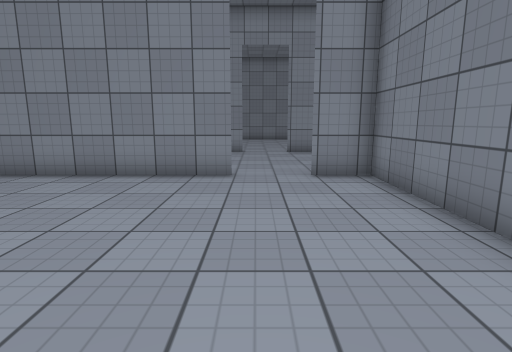
[1] (above)

22 first-person views from a walk through a Unity game level. The camera is 1.3 m above the floor, tilts 10° down and sees 80° across. The floor is counted in squares, 1 m on a side. Each view is taken from the middle of a square. On the plan, view 1 faces up. The plan holds only what a view shows up to about 14 squares ahead; the rest is blank. The place goes on beyond the plan. Surface patterns are stand-ins for the level's own textures.

[2]
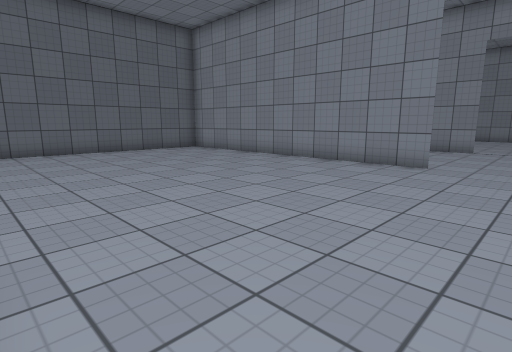

[3]
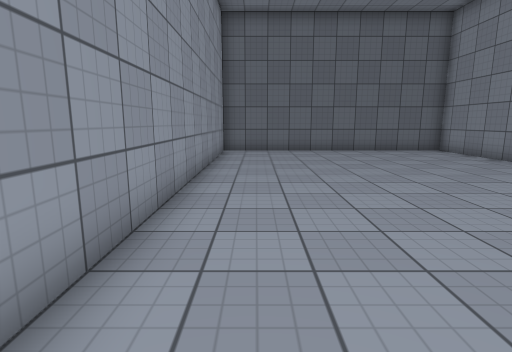

[4]
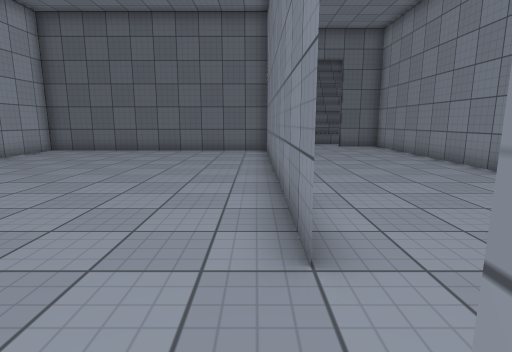

[5]
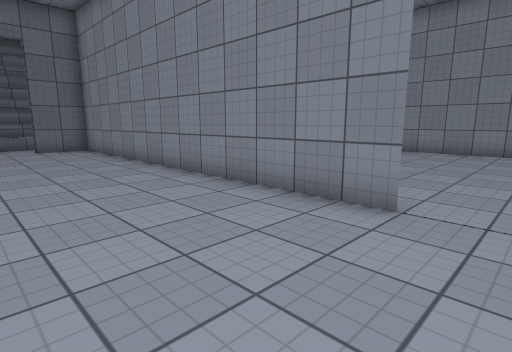

[6]
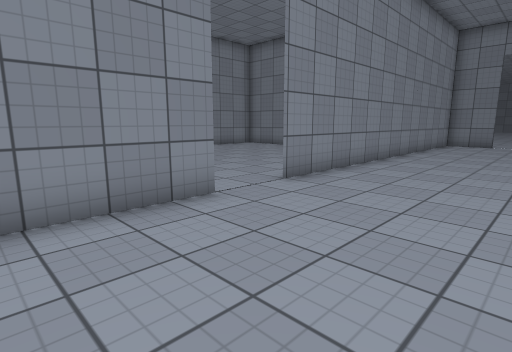

[7]
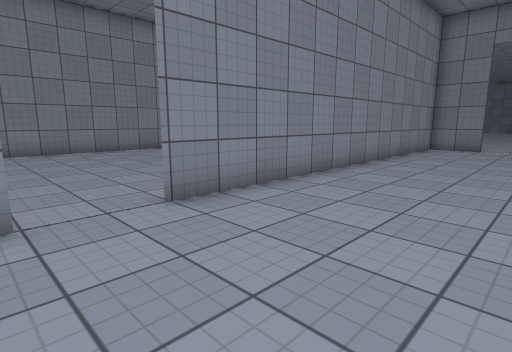

[8]
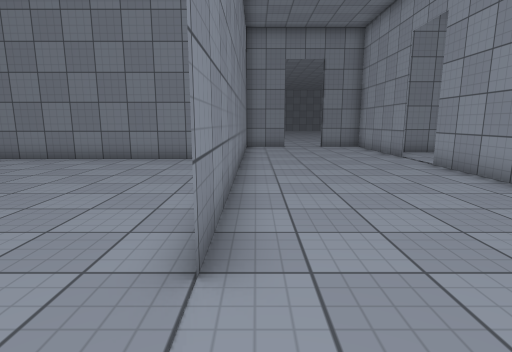

[9]
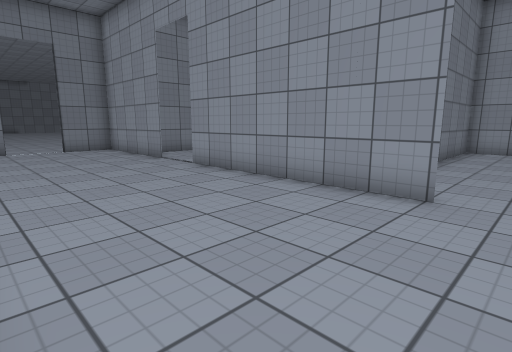

[10]
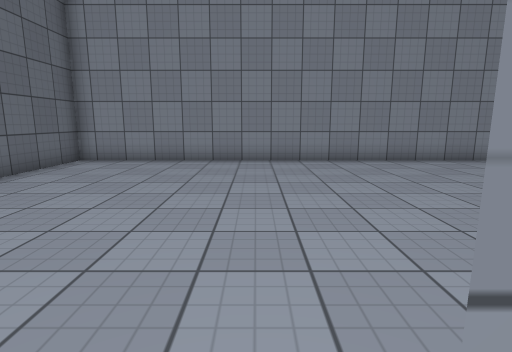

[11]
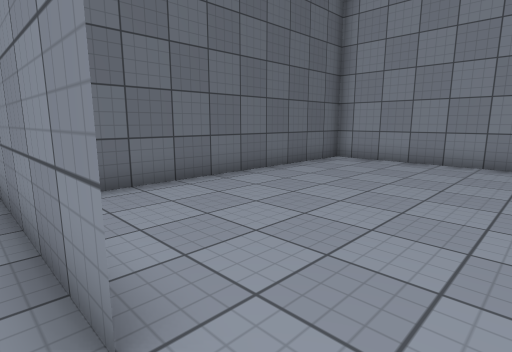

[12]
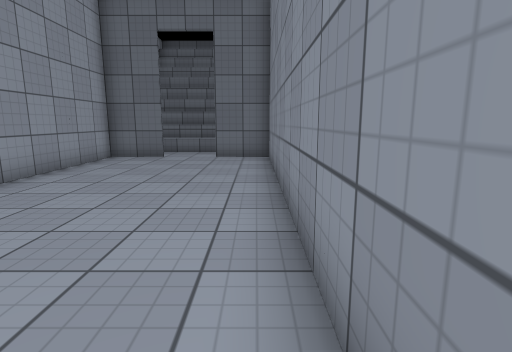

[13]
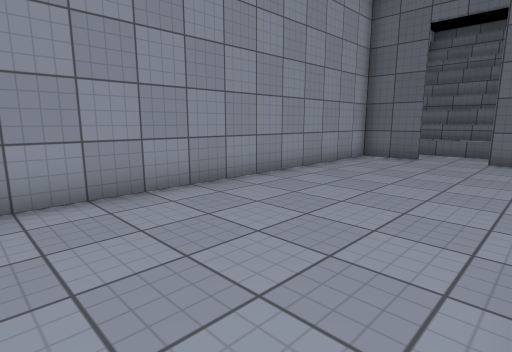

[14]
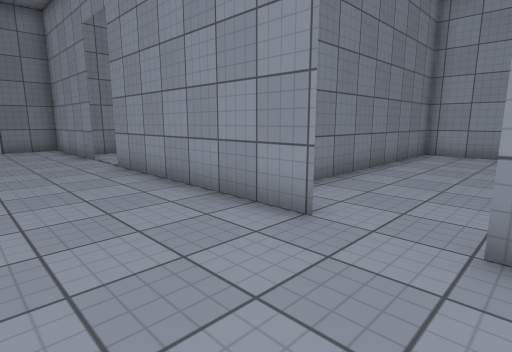

[15]
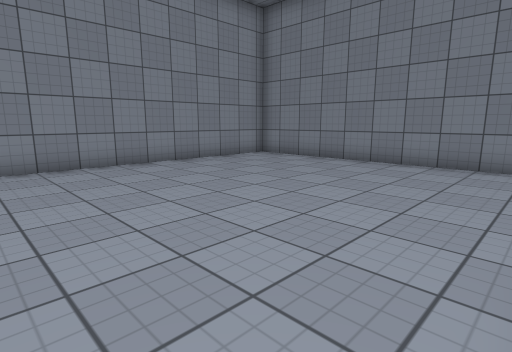

[16]
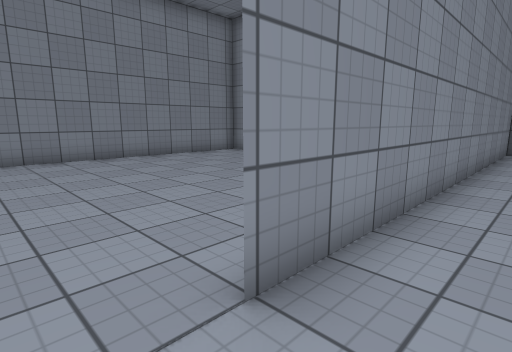

[17]
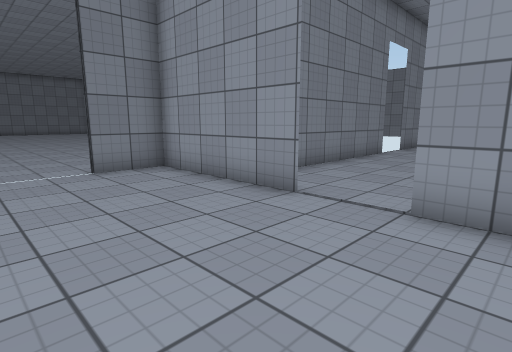

[18]
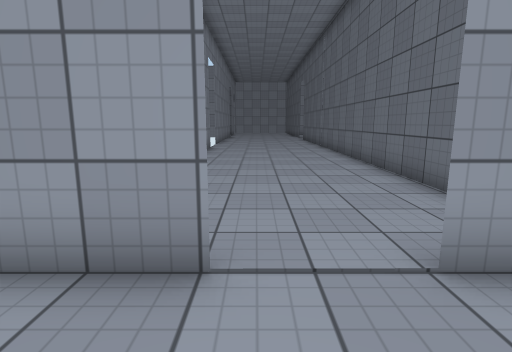

[19]
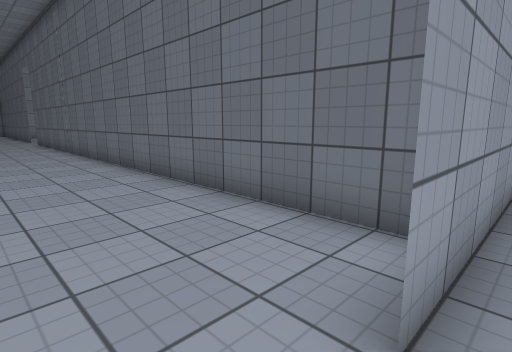

[20]
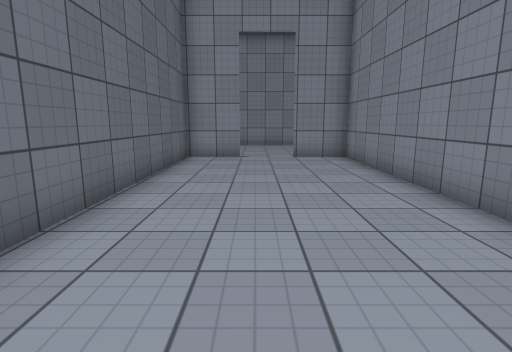

[21]
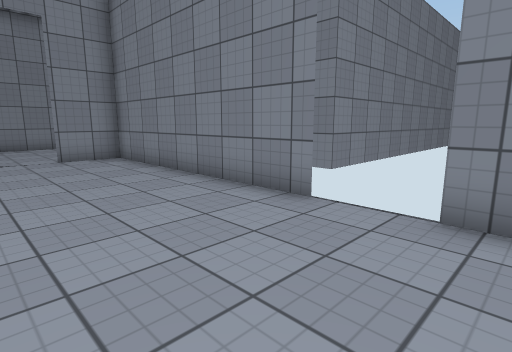

[22]
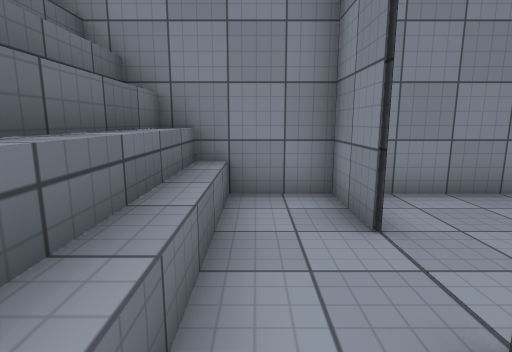

### Floor plan
Ten units are one square. View 1 is at (0, 0); x grows to the right and y downward. Boxes are objects, and circles mark ways between rooms. Rooms are numbered by the first view taken in them; rooms with no view inside come last. Other rooms are left out.
<svg viewBox="-182 -240 341 290">
<path fill="none" stroke="#000" d="M-5 -75 -121 -75 -121 25 29 25 29 -75 13 -75M-5 -135 -150 -135M12 -75 85 -75M104 -75 154 -75 154 -96M154 -114 154 -135 14 -135M-145 -96 -145 -75 -34 -75M-145 -136 -145 -114M124 10 124 -75 104 -75M85 -75 64 -75 64 45M124 38 124 30M-146 -114 -146 -135M-150 -135 -177 -135 -177 -85M-171 -135 -171 -88M-165 -128 -165 -88M99 -148 99 -235 -51 -235 -51 -149"/>
<circle cx="5" cy="-80" r="3" fill="#2a7"/>
<circle cx="95" cy="-80" r="3" fill="#2a7"/>
<circle cx="-150" cy="-105" r="3" fill="#2a7"/>
<circle cx="5" cy="-140" r="3" fill="#2a7"/>
<text x="-40" y="-30">1</text>
<text x="10" y="-110">2</text>
<text x="90" y="-20">3</text>
<text x="-160" y="-110">4</text>
<text x="20" y="-190">5</text>
</svg>
Room 1 opens to room 2. Room 2 opens to room 3. Room 2 opens to room 4. Room 2 opens to room 5.

Where each view was taken, in squares from view 1:
view 1: 0 up, 0 right, facing up
view 2: 2 down, 2 right, facing up-left
view 3: 1 down, 2 right, facing left
view 4: 7 up, 2 right, facing left
view 5: 9 up, 1 right, facing up-left
view 6: 9 up, 4 left, facing up-right
view 7: 9 up, 1 left, facing up-right
view 8: 13 up, 1 left, facing right
view 9: 13 up, 0 right, facing down-right
view 10: 13 up, 1 right, facing up
view 11: 13 up, 1 right, facing up-left
view 12: 13 up, 3 left, facing left
view 13: 13 up, 3 left, facing down-left
view 14: 11 up, 1 left, facing down-right
view 15: 14 up, 0 right, facing up-right
view 16: 12 up, 0 right, facing up-right
view 17: 12 up, 7 right, facing down-right
view 18: 10 up, 10 right, facing down
view 19: 8 up, 10 right, facing down-left
view 20: 4 down, 9 right, facing up
view 21: 4 down, 8 right, facing up-right
view 22: 8 up, 16 left, facing up
